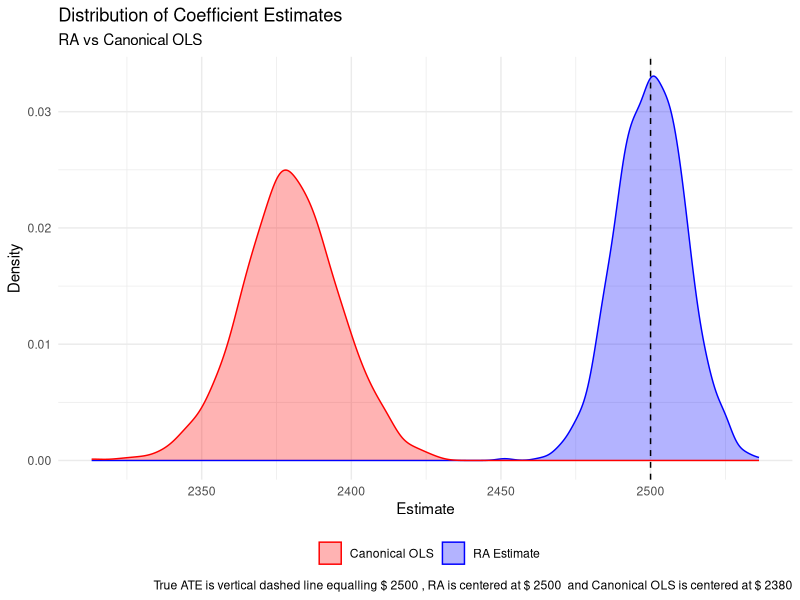
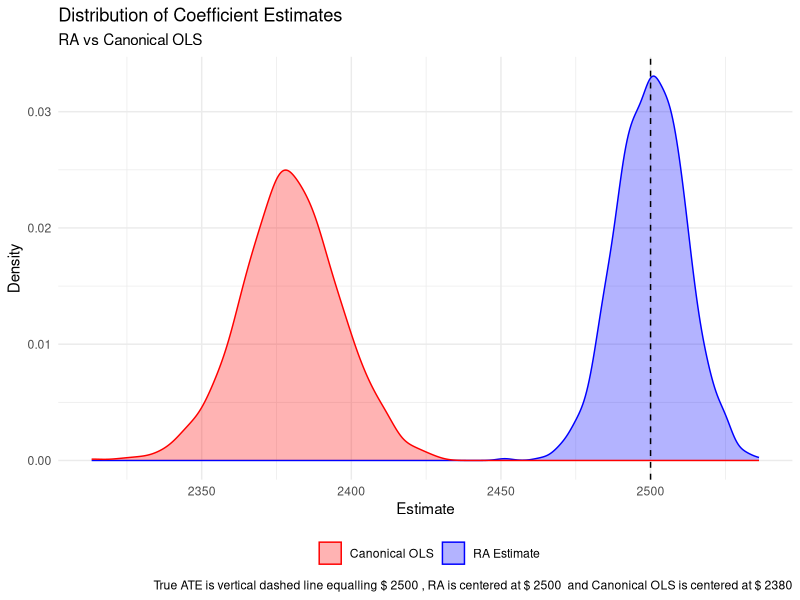

Generate these figures, in order, with R:
library(tidyverse)
library(sandwich)
library(lmtest)

# Set seed for reproducibility
set.seed(5150)

# Initialize results dataframe
n_trials <- 1000
results <- data.frame(
  trial = 1:n_trials,
  att = NA_real_,
  ate = NA_real_,
  ra_att = NA_real_,
  ra_ate = NA_real_,
  canonical_ols = NA_real_
)

# Simulation loop
for(trial in 1:n_trials) {
  # Generate data
  n <- 5000
  df <- data.frame(
    treat = c(rep(0, n/2), rep(1, n/2))
  )
  
  # Generate covariates
  df$age <- ifelse(df$treat == 1, 
                   rnorm(n/2, mean = 25, sd = 2.5),
                   rnorm(n/2, mean = 30, sd = 3))
  df$gpa <- ifelse(df$treat == 1,
                   rnorm(n/2, mean = 1.76, sd = 0.5),
                   rnorm(n/2, mean = 2.3, sd = 0.75))
  
  # Center covariates
  df$age <- df$age - mean(df$age)
  df$gpa <- df$gpa - mean(df$gpa)
  
  # Create transformed variables
  df$age_sq <- df$age^2
  df$gpa_sq <- df$gpa^2
  df$interaction <- df$age * df$gpa
  df$e <- rnorm(n, mean = 0, sd = 250)
  
  # Generate potential outcomes
  df$y0 <- 15000 + 10.25 * df$age - 10.5 * df$age_sq + 
    1000 * df$gpa - 10.5 * df$gpa_sq + 
    500 * df$interaction + df$e
  
  df$y1 <- df$y0 + 2500 + 100 * df$age + 1100 * df$gpa
  
  # Observed outcome
  df$earnings <- df$treat * df$y1 + (1 - df$treat) * df$y0
  
  # Calculate true effects
  df$y_diff <- df$y1 - df$y0
  true_att <- mean(df$y_diff[df$treat == 1])
  true_ate <- mean(df$y_diff)
  
  # Canonical OLS
  canonical_model <- lm(earnings ~ age + gpa + age_sq + gpa_sq + interaction + treat,
                        data = df)
  canonical_ols <- coef(canonical_model)["treat"]
  
  # Regression adjustment
  ra_model <- lm(earnings ~ treat * (age + age_sq + gpa + gpa_sq + interaction),
                 data = df)
  ra_ate <- coef(ra_model)["treat"]
  
  # Calculate RA ATT
  treated_means <- df %>%
    filter(treat == 1) %>%
    summarise(across(c(age, age_sq, gpa, gpa_sq, interaction), mean))
  
  ra_att <- coef(ra_model)["treat"] +
    coef(ra_model)["treat:age"] * treated_means$age +
    coef(ra_model)["treat:age_sq"] * treated_means$age_sq +
    coef(ra_model)["treat:gpa"] * treated_means$gpa +
    coef(ra_model)["treat:gpa_sq"] * treated_means$gpa_sq +
    coef(ra_model)["treat:interaction"] * treated_means$interaction
  
  # Store results
  results$att[trial] <- true_att
  results$ate[trial] <- true_ate
  results$ra_att[trial] <- ra_att
  results$ra_ate[trial] <- ra_ate
  results$canonical_ols[trial] <- canonical_ols
}

# Create density plot
ggplot(results) +
  geom_density(aes(x = ra_ate, color = "RA Estimate", fill = "RA Estimate"), alpha = 0.3) +
  geom_density(aes(x = canonical_ols, color = "Canonical OLS", fill = "Canonical OLS"), alpha = 0.3) +
  geom_vline(xintercept = mean(results$ate), linetype = "dashed") +
  labs(title = "Distribution of Coefficient Estimates",
       subtitle = "RA vs Canonical OLS",
       x = "Estimate",
       y = "Density",
       caption = paste("True ATE is vertical dashed line equalling $", 
                       round(mean(results$ate)), 
                       ", RA is centered at $", 
                       round(mean(results$ra_ate)),
                       " and Canonical OLS is centered at $",
                       round(mean(results$canonical_ols)))) +
  scale_color_manual(name = "", 
                     values = c("RA Estimate" = "blue", "Canonical OLS" = "red")) +
  scale_fill_manual(name = "", 
                    values = c("RA Estimate" = "blue", "Canonical OLS" = "red")) +
  theme_minimal() +
  theme(legend.position = "bottom")

ggsave("kernel_density_plot.png", width = 10, height = 6)
